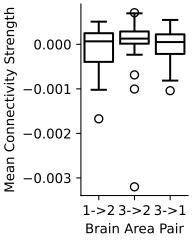

This chart was generated by the following Python code:
# %% This is to answer q3: Which brain area pair has the strongest directed functional connectivity?

import numpy as np
import pandas as pd
from pathlib import Path

import matplotlib.pyplot as plt
import seaborn as sns
from tqdm.auto import tqdm, trange
import nemos as nmo

from utils import build_spontaneous_activity_matrix, load_mouse_data

# your path to the dataset
dataset_folder = Path("data")

K = 3
L = 10
raised_cos = nmo.basis.RaisedCosineLogConv(
    n_basis_funcs=K, window_size=L, label="spike-history"
)
model = nmo.glm.PopulationGLM()
area_pairs = [(1, 2), (3, 2), (3, 1)]


# %% Loading trials data

# collect all trial_data.csv into one DataFrame
all_trials = []
columns = ["trial_start", "stim_start", "outcome", "trial_end"]

for ii in range(1, 19):
    trialdata_filename = dataset_folder / str(ii) / "trial_data.csv"
    df_mouse = pd.read_csv(trialdata_filename, usecols=columns)
    df_mouse["mouse_id"] = ii
    # put `mouse_id` as the first column
    df_mouse = df_mouse[["mouse_id"] + columns]
    all_trials.append(df_mouse)

trials_df = pd.concat(all_trials, ignore_index=True)
# trails_df.to_csv(dataset_folder / 'output/trials_info.csv')


# %% get the start time and end time of each animal

animal_start_end = trials_df.groupby("mouse_id").agg(
    {"trial_start": "min", "trial_end": "max"}
)
animal_start_end


# %% spontaneous activity outside the trial period

example_mouse_id = 1
example_mouse_data = load_mouse_data(example_mouse_id, dataset_folder, verbose=False)
spontaneous_blocks, cluster_ids, interval_info = build_spontaneous_activity_matrix(
    example_mouse_data,
    trials_df,
    mouse_id=example_mouse_id,
    bin_width=0.1,
    spike_feature="count",
    concatenate=False,
)

# group spontaneous activity by brain area

cluster_area_info = pd.DataFrame(
    {
        "cluster_id": cluster_ids,
        "brain_area": [example_mouse_data[cid]["brain_area"] for cid in cluster_ids],
    }
)
cluster_area_info["row_idx"] = np.arange(len(cluster_ids))

spontaneous_by_area = {
    brain_area: spontaneous_blocks["pre_trial"]["matrix"][group["row_idx"].to_numpy()]
    for brain_area, group in cluster_area_info.groupby("brain_area")
}

for brain_area, area_matrix in spontaneous_by_area.items():
    print(brain_area, area_matrix.shape)

# %%

counts = spontaneous_blocks["post_trial"]["matrix"].T
print(counts.shape)
X = raised_cos.compute_features(counts)

# %%

raised_cos = nmo.basis.RaisedCosineLogConv(
    n_basis_funcs=K, window_size=L, label="spike-history"
)
X = raised_cos.compute_features(counts)
model.fit(X, counts)

# sender x basis x receiver
Wb = raised_cos.split_by_feature(model.coef_, axis=0)["spike-history"]

# basis evaluated on a uniform grid across the window
grid, B = raised_cos.evaluate_on_grid(L)  # B shape: (L, K)

# sender x lag x receiver
Wlag = np.einsum("lb,sbr->slr", B, Wb)


# %% convert to a 2D neuron-by-neuron directed connectivity matrix

conn_matrix = Wlag.mean(axis=1)

vmax = np.percentile(np.abs(conn_matrix), 99.5)
plt.imshow(conn_matrix, cmap="PiYG", vmax=vmax, vmin=-vmax)
plt.colorbar(label="Connectivity Strength")

# %% find the brain area pair with the strongest directed functional connectivity

# get connectivity matrices for area 1 to 2, 3 to 2, and 3 to 1 using a for loop


for from_area, to_area in area_pairs:
    from_idx = cluster_area_info.query("brain_area == @from_area")["row_idx"].to_numpy()
    to_idx = cluster_area_info.query("brain_area == @to_area")["row_idx"].to_numpy()
    conn_submatrix = conn_matrix[from_idx][:, to_idx]
    print(f"{from_area} to {to_area}: {conn_submatrix.mean()}")


# %% loop through all mice and both pre and post trial periods

res = []
for mouse_id in trange(1, 19):

    mouse_data = load_mouse_data(
        mouse_id, dataset_folder, verbose=False
    )
    spontaneous_blocks, cluster_ids, interval_info = build_spontaneous_activity_matrix(
        mouse_data,
        trials_df,
        mouse_id=mouse_id,
        bin_width=0.1,
        spike_feature="count",
        concatenate=False,
    )

    # group spontaneous activity by brain area
    cluster_area_info = pd.DataFrame(
        {
            "cluster_id": cluster_ids,
            "brain_area": [
                mouse_data[cid]["brain_area"] for cid in cluster_ids
            ],
        }
    )
    cluster_area_info["row_idx"] = np.arange(len(cluster_ids))

    conn_matrix = {}
    for period in ["pre_trial", "post_trial"]:
        counts = spontaneous_blocks[period]["matrix"].T
        X = raised_cos.compute_features(counts)
        model.fit(X, counts)
        # sender x basis x receiver
        Wb = raised_cos.split_by_feature(model.coef_, axis=0)["spike-history"]
        # basis evaluated on a uniform grid across the window
        grid, B = raised_cos.evaluate_on_grid(L)  # B shape: (L, K)
        # sender x lag x receiver
        Wlag = np.einsum("lb,sbr->slr", B, Wb)
        conn_matrix[period] = Wlag.mean(axis=1)

    # weighted average of the two periods
    conn_matrix = np.average(
        list(conn_matrix.values()),
        axis=0,
        weights=[
            spontaneous_blocks["pre_trial"]["matrix"].sum(),
            spontaneous_blocks["post_trial"]["matrix"].sum(),
        ],
    )

    for from_area, to_area in area_pairs:
        from_idx = cluster_area_info.query("brain_area == @from_area")[
            "row_idx"
        ].to_numpy()
        to_idx = cluster_area_info.query("brain_area == @to_area")["row_idx"].to_numpy()
        conn_submatrix = conn_matrix[from_idx][:, to_idx]
        res.append((mouse_id, f"{from_area}->{to_area}", conn_submatrix.mean()))

# %%

df = pd.DataFrame(res, columns=["mouse_id", "area_pair", "conn_strength"])

fig, ax = plt.subplots(figsize=(2, 2.5), layout="constrained")
sns.boxplot(x="area_pair", y="conn_strength", fill=None, color="black", data=df, ax=ax)
# sns.stripplot(x="area_pair", y="conn_strength", color="black", size=3, alpha=0.5, data=df, ax=ax)
sns.despine()
[x.patch.set_visible(False) for x in (fig, ax)]
ax.set(xlabel="Brain Area Pair", ylabel="Mean Connectivity Strength")
fig.savefig("q3.svg", transparent=True)
